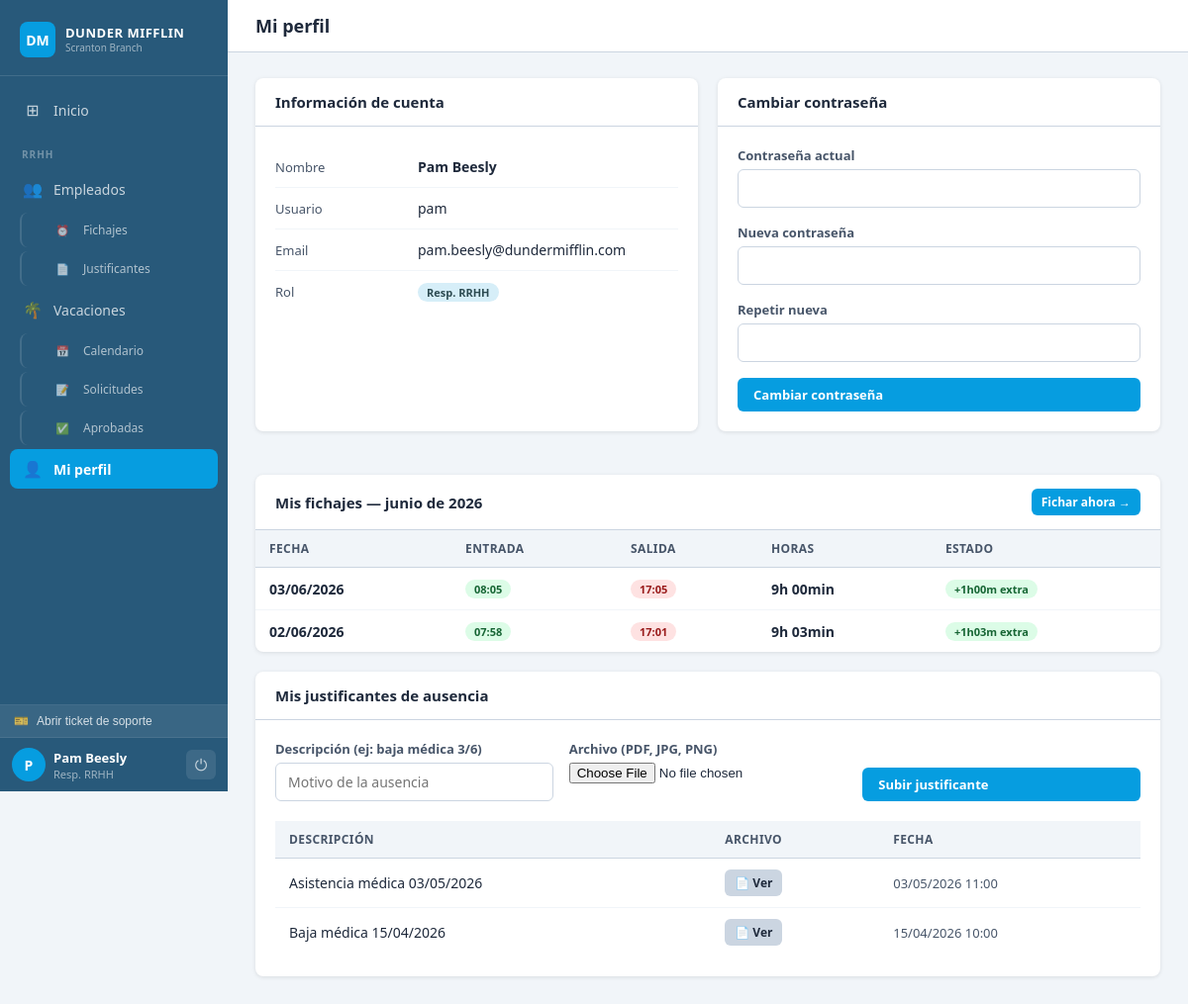
/pages/perfil.php (signed in), run on the app's committed database.
### tables this page shows
CREATE TABLE `usuarios` (
  `id` INT UNSIGNED AUTO_INCREMENT PRIMARY KEY,
  `nombre` VARCHAR(80) NOT NULL,
  `apellidos` VARCHAR(100) NOT NULL DEFAULT '',
  `usuario` VARCHAR(50) NOT NULL UNIQUE,
  `email` VARCHAR(120) NOT NULL,
  `password` VARCHAR(255) NOT NULL,
  `rol` ENUM('admin','director','rrhh','almacen','empleado','soporte') NOT NULL DEFAULT 'empleado',
  `activo` TINYINT(1) NOT NULL DEFAULT 1,
  `created_at` DATETIME NOT NULL DEFAULT CURRENT_TIMESTAMP
);

CREATE TABLE `fichajes` (
  `id` INT UNSIGNED AUTO_INCREMENT PRIMARY KEY,
  `usuario_id` INT UNSIGNED NOT NULL,
  `tipo` ENUM('entrada','salida') NOT NULL,
  `fecha` DATETIME NOT NULL DEFAULT CURRENT_TIMESTAMP,
  CONSTRAINT `fk_fich_usr` FOREIGN KEY (`usuario_id`) REFERENCES `usuarios`(`id`)
);

CREATE TABLE `justificantes` (
  `id` INT UNSIGNED AUTO_INCREMENT PRIMARY KEY,
  `usuario_id` INT UNSIGNED NOT NULL,
  `descripcion` VARCHAR(200) NOT NULL,
  `archivo` VARCHAR(255) NOT NULL,
  `fecha` DATETIME NOT NULL DEFAULT CURRENT_TIMESTAMP,
  CONSTRAINT `fk_just_usr` FOREIGN KEY (`usuario_id`) REFERENCES `usuarios`(`id`)
);

### includes/auth.php (called while the page is built, shortened)
<?php
function nombreRol(string $rol): string {
    return match($rol) {
        'admin'    => 'Administrador',
        'director' => 'Director',
        'rrhh'     => 'Resp. RRHH',
        'almacen'  => 'Resp. Almacén',
        'soporte'  => 'Soporte IT',
        default    => 'Ventas'
    };
}

### pages/perfil.php (the view, shortened to what this page needs)
<?php
require_once '../includes/auth.php';
require_once '../includes/db.php';
$uid = (int)$_SESSION['usuario_id'];
$s = $conn->prepare("SELECT * FROM usuarios WHERE id = ?");
$s->bind_param('i', $uid);
$s->execute();
$usuario = $s->get_result()->fetch_assoc();
$meses_es = ['','enero','febrero','marzo','abril','mayo','junio','julio','agosto','septiembre','octubre','noviembre','diciembre'];
$titulo_mes = $meses_es[(int)date('n')] . ' de ' . date('Y');
$s_hist = $conn->prepare("SELECT tipo, fecha FROM fichajes WHERE usuario_id = ? AND fecha >= DATE_FORMAT(NOW(),'%Y-%m-01') ORDER BY fecha ASC LIMIT 120");
$s_hist->bind_param('i', $uid);
$s_hist->execute();
$filas_hist = $s_hist->get_result()->fetch_all(MYSQLI_ASSOC);
$historial_fichajes = [];
foreach ($filas_hist as $f) {
    $dia = date('Y-m-d', strtotime($f['fecha']));
    if (!isset($historial_fichajes[$dia])) {
        $historial_fichajes[$dia] = ['entrada' => null, 'salida' => null];
    }
    $historial_fichajes[$dia][$f['tipo']] = $f['fecha'];
}
krsort($historial_fichajes);
$s_just = $conn->prepare("SELECT descripcion, archivo, fecha FROM justificantes WHERE usuario_id = ? ORDER BY fecha DESC LIMIT 20");
$s_just->bind_param('i', $uid);
$s_just->execute();
$mis_justificantes = $s_just->get_result()->fetch_all(MYSQLI_ASSOC);
?>
<!DOCTYPE html><html lang="es"><head>
<link rel="stylesheet" href="../css/style.css">
</head><body>
<div class="layout">
<?php require_once '../includes/sidebar.php'; ?>
<div class="contenido">
  <div class="topbar"><h1>Mi perfil</h1></div>
  <main class="main">
    <div style="display:grid;grid-template-columns:1fr 1fr;gap:20px;margin-bottom:20px;">
      <div class="panel">
        <div class="panel-header"><h2>Información de cuenta</h2></div>
        <div class="panel-body">
          <table>
            <tr><td class="text-gris" style="padding:8px 0;width:130px;">Nombre</td><td class="fw-600"><?= htmlspecialchars($usuario['nombre'].' '.$usuario['apellidos']) ?></td></tr>
            <tr><td class="text-gris" style="padding:8px 0;">Usuario</td><td><?= htmlspecialchars($usuario['usuario']) ?></td></tr>
            <tr><td class="text-gris" style="padding:8px 0;">Email</td><td><?= htmlspecialchars($usuario['email']) ?></td></tr>
            <tr><td class="text-gris" style="padding:8px 0;">Rol</td><td><span class="badge badge-azul"><?= nombreRol($usuario['rol']) ?></span></td></tr>
          </table>
        </div>
      </div>
      <div class="panel">
        <div class="panel-header"><h2>Cambiar contraseña</h2></div>
        <div class="panel-body">
          <form method="POST" class="form-grid">
            <div class="form-grupo full"><label>Contraseña actual</label><input type="password" name="contra_actual" required></div>
            <div class="form-grupo full"><label>Nueva contraseña</label><input type="password" name="contra_nueva" required minlength="8"></div>
            <div class="form-grupo full"><label>Repetir nueva</label><input type="password" name="contra_repetir" required></div>
            <div class="form-grupo full"><button type="submit" class="btn btn-primario">Cambiar contraseña</button></div>
          </form>
        </div>
      </div>
    </div>
    <div class="panel" style="margin-bottom:20px;">
      <div class="panel-header">
        <h2>Mis fichajes — <?= $titulo_mes ?></h2>
        <a href="dashboard.php" class="btn btn-primario btn-sm">Fichar ahora →</a>
      </div>
      <?php if (!empty($historial_fichajes)): ?>
      <table>
        <thead>
          <tr><th>Fecha</th><th>Entrada</th><th>Salida</th><th>Horas</th><th>Estado</th></tr>
        </thead>
        <tbody>
        <?php foreach ($historial_fichajes as $dia => $f):
            $e_ts    = $f['entrada'] ? strtotime($f['entrada']) : null;
            $s_ts    = $f['salida']  ? strtotime($f['salida'])  : null;
            $ref_ts  = $s_ts ?? ($dia === date('Y-m-d') ? time() : null);
            $min_trab = ($e_ts && $ref_ts) ? (int)(($ref_ts - $e_ts) / 60) : 0;
            $hh      = intdiv($min_trab, 60);
            $mm      = $min_trab % 60;
            $diff_8h = $min_trab - 480;
        ?>
        <tr>
          <td class="fw-600"><?= date('d/m/Y', strtotime($dia)) ?></td>
          <td>
            <?php if ($f['entrada']): ?>
              <span class="badge badge-verde"><?= date('H:i', strtotime($f['entrada'])) ?></span>
            <?php else: ?><span class="text-gris">—</span><?php endif; ?>
          </td>
          <td>
            <?php if ($f['salida']): ?>
              <span class="badge badge-rojo"><?= date('H:i', strtotime($f['salida'])) ?></span>
            <?php elseif ($f['entrada'] && $dia === date('Y-m-d')): ?>
              <span class="text-gris" style="font-size:11px;">En turno</span>
            <?php else: ?><span class="text-gris">—</span><?php endif; ?>
          </td>
          <td class="fw-600">
            <?php if ($e_ts && $ref_ts): ?>
              <?= $hh ?>h <?= str_pad($mm,2,'0',STR_PAD_LEFT) ?>min
            <?php else: ?><span class="text-gris">—</span><?php endif; ?>
          </td>
          <td>
            <?php if (!$e_ts): ?>
              <span class="badge badge-gris">Sin fichar</span>
            <?php elseif (!$s_ts && $dia !== date('Y-m-d')): ?>
              <span class="badge badge-naranja">Sin salida</span>
            <?php elseif ($diff_8h >= 0): ?>
              <span class="badge badge-verde">+<?= intdiv($diff_8h,60) ?>h<?= str_pad($diff_8h%60,2,'0',STR_PAD_LEFT) ?>m extra</span>
            <?php elseif ($diff_8h >= -30): ?>
              <span class="badge badge-verde">✓ Completa</span>
            <?php else: ?>
              <?php $fh=intdiv(abs($diff_8h),60); $fm=abs($diff_8h)%60; ?>
              <span class="badge badge-rojo">–<?= $fh ?>h<?= str_pad($fm,2,'0',STR_PAD_LEFT) ?>m pendientes</span>
            <?php endif; ?>
          </td>
        </tr>
        <?php endforeach; ?>
        </tbody>
      </table>
      <?php else: ?>
      <div class="panel-body"><p class="text-gris">Sin fichajes este mes todavía.</p></div>
      <?php endif; ?>
    </div>
    <div class="panel">
      <div class="panel-header"><h2>Mis justificantes de ausencia</h2></div>
      <div class="panel-body">
        <form method="POST" enctype="multipart/form-data" class="form-grid" style="margin-bottom:20px;">
          <div class="form-grupo">
            <label>Descripción (ej: baja médica 3/6)</label>
            <input type="text" name="descripcion" placeholder="Motivo de la ausencia" required>
          </div>
          <div class="form-grupo">
            <label>Archivo (PDF, JPG, PNG)</label>
            <input type="file" name="archivo" accept=".pdf,.jpg,.jpeg,.png" required>
          </div>
          <div class="form-grupo" style="align-self:flex-end;">
            <button type="submit" class="btn btn-primario">Subir justificante</button>
          </div>
        </form>
        <?php if (!empty($mis_justificantes)): ?>
        <table>
          <thead><tr><th>Descripción</th><th>Archivo</th><th>Fecha</th></tr></thead>
          <tbody>
          <?php foreach ($mis_justificantes as $j): ?>
          <tr>
            <td><?= htmlspecialchars($j['descripcion']) ?></td>
            <td><a href="../uploads/justificantes/<?= htmlspecialchars($j['archivo']) ?>" target="_blank" class="btn btn-gris btn-sm">📄 Ver</a></td>
            <td class="text-gris"><?= date('d/m/Y H:i', strtotime($j['fecha'])) ?></td>
          </tr>
          <?php endforeach; ?>
          </tbody>
        </table>
        <?php else: ?>
          <p class="text-gris">No has subido ningún justificante todavía.</p>
        <?php endif; ?>
      </div>
    </div>
  </main>
</div>
</div>
</body></html>

### css/style.css (style rules this page uses)
:root { --azul: #28597A; --azul-medio: #069DE0; --azul-claro: #D6EEF8; --acento: #069DE0; --sidebar-w: 230px; --blanco: #ffffff; --gris-fondo: #f1f5f9; --gris-borde: #cbd5e1; --gris-texto: #475569; --texto: #1e293b; --verde: #16a34a; --rojo: #dc2626; --naranja: #d97706; --sombra: 0 1px 4px rgba(0,0,0,.10); --radio: 8px; --fuente: 'Segoe UI', system-ui, sans-serif; }
*, *::before, *::after { box-sizing: border-box; margin: 0; padding: 0; }
body { font-family: var(--fuente); background: var(--gris-fondo); color: var(--texto); }
a { text-decoration: none; color: inherit; }
.layout { display: flex; min-height: 100vh; }
.contenido { margin-left: var(--sidebar-w); flex: 1; display: flex; flex-direction: column; min-height: 100vh; }
.topbar { background: var(--blanco); border-bottom: 1px solid var(--gris-borde); padding: 14px 28px; display: flex; align-items: center; justify-content: space-between; gap: 12px; }
.topbar h1 { font-size: 18px; font-weight: 700; }
.main { padding: 26px 28px; flex: 1; }
.panel { background: var(--blanco); border-radius: var(--radio); box-shadow: var(--sombra); overflow: hidden; margin-bottom: 24px; }
.panel-header { padding: 14px 20px; border-bottom: 1px solid var(--gris-borde); display: flex; align-items: center; justify-content: space-between; gap: 10px; flex-wrap: wrap; }
.panel-header h2 { font-size: 15px; font-weight: 700; }
.panel-body { padding: 20px; }
table { width: 100%; border-collapse: collapse; font-size: 14px; }
thead th { background: var(--gris-fondo); padding: 10px 14px; text-align: left; font-size: 12px; font-weight: 600; color: var(--gris-texto); text-transform: uppercase; letter-spacing: .4px; border-bottom: 1px solid var(--gris-borde); }
tbody td { padding: 11px 14px; border-bottom: 1px solid #f1f5f9; vertical-align: middle; }
tbody tr:last-child td { border-bottom: none; }
.form-grid { display: grid; grid-template-columns: repeat(auto-fit, minmax(220px, 1fr)); gap: 16px; }
.form-grupo { display: flex; flex-direction: column; gap: 5px; }
.form-grupo.full { grid-column: 1 / -1; }
label { font-size: 13px; font-weight: 600; color: var(--gris-texto); }
input[type="text"], input[type="email"], input[type="password"], input[type="number"], input[type="date"], select, textarea { padding: 9px 12px; border: 1px solid var(--gris-borde); border-radius: 6px; font-size: 14px; font-family: var(--fuente); color: var(--texto); background: #fff; transition: border-color .15s, box-shadow .15s; width: 100%; }
.btn { display: inline-flex; align-items: center; gap: 6px; padding: 8px 16px; border-radius: 6px; font-size: 13px; font-weight: 600; font-family: var(--fuente); cursor: pointer; border: none; transition: filter .15s, opacity .15s; white-space: nowrap; }
.btn-primario { background: var(--azul-medio); color: #fff; }
.btn-gris { background: var(--gris-borde); color: var(--texto); }
.btn-sm { padding: 5px 10px; font-size: 12px; }
.badge { display: inline-block; padding: 2px 9px; border-radius: 99px; font-size: 11px; font-weight: 600; }
.badge-verde { background: #dcfce7; color: #166534; }
.badge-rojo { background: #fee2e2; color: #991b1b; }
.badge-azul { background: var(--azul-claro); color: #2C4A50; }
.text-gris { color: var(--gris-texto); font-size: 13px; }
.fw-600 { font-weight: 600; }

### data on the page
usuarios: nombre+apellidos "Pam Beesly", usuario "pam", email "pam.beesly@dundermifflin.com", rol "Resp. RRHH"
fichajes: fecha "03/06/2026"
justificantes: descripcion "Asistencia médica 03/05/2026", fecha "03/05/2026 11:00"
justificantes: descripcion "Baja médica 15/04/2026", fecha "15/04/2026 10:00"

### other printed values
$item['icon'] "⊞"
$item['label'] "Inicio"
$item['sep'] "RRHH"
$item['icon'] "👥"
$item['label'] "Empleados"
$item['icon'] "⏰"
$item['label'] "Fichajes"
$item['icon'] "📄"
$item['label'] "Justificantes"
$item['icon'] "🌴"
$item['label'] "Vacaciones"
$item['icon'] "📅"
$item['label'] "Calendario"
$item['icon'] "📝"
$item['label'] "Solicitudes"
